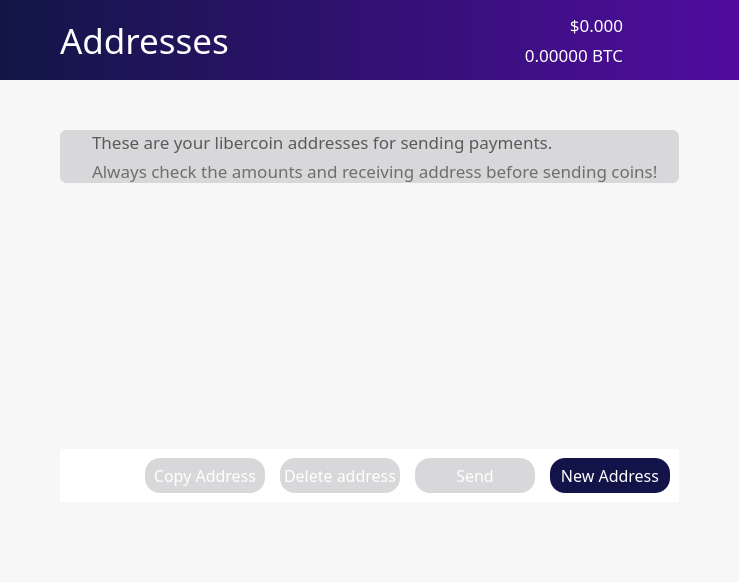
<?xml version="1.0" encoding="UTF-8"?>
<ui version="4.0">
 <class>AddressBookPage</class>
 <widget class="QWidget" name="AddressBookPage">
  <property name="geometry">
   <rect>
    <x>0</x>
    <y>0</y>
    <width>739</width>
    <height>582</height>
   </rect>
  </property>
  <property name="sizePolicy">
   <sizepolicy hsizetype="Preferred" vsizetype="Preferred">
    <horstretch>0</horstretch>
    <verstretch>0</verstretch>
   </sizepolicy>
  </property>
  <property name="minimumSize">
   <size>
    <width>500</width>
    <height>0</height>
   </size>
  </property>
  <property name="palette">
   <palette>
    <active>
     <colorrole role="WindowText">
      <brush brushstyle="SolidPattern">
       <color alpha="255">
        <red>0</red>
        <green>0</green>
        <blue>0</blue>
       </color>
      </brush>
     </colorrole>
     <colorrole role="Button">
      <brush brushstyle="SolidPattern">
       <color alpha="250">
        <red>247</red>
        <green>247</green>
        <blue>247</blue>
       </color>
      </brush>
     </colorrole>
     <colorrole role="Midlight">
      <brush brushstyle="SolidPattern">
       <color alpha="255">
        <red>255</red>
        <green>255</green>
        <blue>255</blue>
       </color>
      </brush>
     </colorrole>
     <colorrole role="Dark">
      <brush brushstyle="SolidPattern">
       <color alpha="255">
        <red>225</red>
        <green>225</green>
        <blue>225</blue>
       </color>
      </brush>
     </colorrole>
     <colorrole role="Mid">
      <brush brushstyle="SolidPattern">
       <color alpha="255">
        <red>0</red>
        <green>0</green>
        <blue>255</blue>
       </color>
      </brush>
     </colorrole>
     <colorrole role="Text">
      <brush brushstyle="SolidPattern">
       <color alpha="255">
        <red>0</red>
        <green>0</green>
        <blue>0</blue>
       </color>
      </brush>
     </colorrole>
     <colorrole role="BrightText">
      <brush brushstyle="SolidPattern">
       <color alpha="255">
        <red>255</red>
        <green>128</green>
        <blue>0</blue>
       </color>
      </brush>
     </colorrole>
     <colorrole role="ButtonText">
      <brush brushstyle="SolidPattern">
       <color alpha="255">
        <red>0</red>
        <green>0</green>
        <blue>0</blue>
       </color>
      </brush>
     </colorrole>
     <colorrole role="Base">
      <brush brushstyle="SolidPattern">
       <color alpha="250">
        <red>247</red>
        <green>247</green>
        <blue>247</blue>
       </color>
      </brush>
     </colorrole>
     <colorrole role="Window">
      <brush brushstyle="SolidPattern">
       <color alpha="250">
        <red>247</red>
        <green>247</green>
        <blue>247</blue>
       </color>
      </brush>
     </colorrole>
    </active>
    <inactive>
     <colorrole role="WindowText">
      <brush brushstyle="SolidPattern">
       <color alpha="255">
        <red>0</red>
        <green>0</green>
        <blue>0</blue>
       </color>
      </brush>
     </colorrole>
     <colorrole role="Button">
      <brush brushstyle="SolidPattern">
       <color alpha="250">
        <red>247</red>
        <green>247</green>
        <blue>247</blue>
       </color>
      </brush>
     </colorrole>
     <colorrole role="Midlight">
      <brush brushstyle="SolidPattern">
       <color alpha="255">
        <red>255</red>
        <green>255</green>
        <blue>255</blue>
       </color>
      </brush>
     </colorrole>
     <colorrole role="Dark">
      <brush brushstyle="SolidPattern">
       <color alpha="255">
        <red>225</red>
        <green>225</green>
        <blue>225</blue>
       </color>
      </brush>
     </colorrole>
     <colorrole role="Mid">
      <brush brushstyle="SolidPattern">
       <color alpha="255">
        <red>0</red>
        <green>0</green>
        <blue>255</blue>
       </color>
      </brush>
     </colorrole>
     <colorrole role="Text">
      <brush brushstyle="SolidPattern">
       <color alpha="255">
        <red>0</red>
        <green>0</green>
        <blue>0</blue>
       </color>
      </brush>
     </colorrole>
     <colorrole role="BrightText">
      <brush brushstyle="SolidPattern">
       <color alpha="255">
        <red>255</red>
        <green>128</green>
        <blue>0</blue>
       </color>
      </brush>
     </colorrole>
     <colorrole role="ButtonText">
      <brush brushstyle="SolidPattern">
       <color alpha="255">
        <red>0</red>
        <green>0</green>
        <blue>0</blue>
       </color>
      </brush>
     </colorrole>
     <colorrole role="Base">
      <brush brushstyle="SolidPattern">
       <color alpha="250">
        <red>247</red>
        <green>247</green>
        <blue>247</blue>
       </color>
      </brush>
     </colorrole>
     <colorrole role="Window">
      <brush brushstyle="SolidPattern">
       <color alpha="250">
        <red>247</red>
        <green>247</green>
        <blue>247</blue>
       </color>
      </brush>
     </colorrole>
    </inactive>
    <disabled>
     <colorrole role="WindowText">
      <brush brushstyle="SolidPattern">
       <color alpha="255">
        <red>225</red>
        <green>225</green>
        <blue>225</blue>
       </color>
      </brush>
     </colorrole>
     <colorrole role="Button">
      <brush brushstyle="SolidPattern">
       <color alpha="250">
        <red>247</red>
        <green>247</green>
        <blue>247</blue>
       </color>
      </brush>
     </colorrole>
     <colorrole role="Midlight">
      <brush brushstyle="SolidPattern">
       <color alpha="255">
        <red>255</red>
        <green>255</green>
        <blue>255</blue>
       </color>
      </brush>
     </colorrole>
     <colorrole role="Dark">
      <brush brushstyle="SolidPattern">
       <color alpha="255">
        <red>225</red>
        <green>225</green>
        <blue>225</blue>
       </color>
      </brush>
     </colorrole>
     <colorrole role="Mid">
      <brush brushstyle="SolidPattern">
       <color alpha="255">
        <red>0</red>
        <green>0</green>
        <blue>255</blue>
       </color>
      </brush>
     </colorrole>
     <colorrole role="Text">
      <brush brushstyle="SolidPattern">
       <color alpha="255">
        <red>225</red>
        <green>225</green>
        <blue>225</blue>
       </color>
      </brush>
     </colorrole>
     <colorrole role="BrightText">
      <brush brushstyle="SolidPattern">
       <color alpha="255">
        <red>255</red>
        <green>128</green>
        <blue>0</blue>
       </color>
      </brush>
     </colorrole>
     <colorrole role="ButtonText">
      <brush brushstyle="SolidPattern">
       <color alpha="255">
        <red>225</red>
        <green>225</green>
        <blue>225</blue>
       </color>
      </brush>
     </colorrole>
     <colorrole role="Base">
      <brush brushstyle="SolidPattern">
       <color alpha="250">
        <red>247</red>
        <green>247</green>
        <blue>247</blue>
       </color>
      </brush>
     </colorrole>
     <colorrole role="Window">
      <brush brushstyle="SolidPattern">
       <color alpha="250">
        <red>247</red>
        <green>247</green>
        <blue>247</blue>
       </color>
      </brush>
     </colorrole>
    </disabled>
   </palette>
  </property>
  <property name="font">
   <font>
    <family>Snell Roundhand</family>
   </font>
  </property>
  <property name="windowTitle">
   <string>Form</string>
  </property>
  <property name="autoFillBackground">
   <bool>false</bool>
  </property>
  <property name="styleSheet">
   <string notr="true">background-color:rgba(247, 247, 247, 250);
border:0;
</string>
  </property>
  <layout class="QVBoxLayout" name="topLayout">
   <property name="spacing">
    <number>0</number>
   </property>
   <property name="leftMargin">
    <number>0</number>
   </property>
   <property name="topMargin">
    <number>0</number>
   </property>
   <property name="rightMargin">
    <number>0</number>
   </property>
   <property name="bottomMargin">
    <number>0</number>
   </property>
   <item>
    <layout class="QHBoxLayout" name="horizontalLayout" stretch="0">
     <property name="spacing">
      <number>0</number>
     </property>
     <item>
      <layout class="QVBoxLayout" name="verticalLayout_2" stretch="0,0,0">
       <item>
        <layout class="QHBoxLayout" name="Nav">
         <property name="spacing">
          <number>0</number>
         </property>
         <property name="sizeConstraint">
          <enum>QLayout::SetDefaultConstraint</enum>
         </property>
         <property name="topMargin">
          <number>0</number>
         </property>
         <item>
          <widget class="QFrame" name="NavBar">
           <property name="sizePolicy">
            <sizepolicy hsizetype="Preferred" vsizetype="Preferred">
             <horstretch>0</horstretch>
             <verstretch>0</verstretch>
            </sizepolicy>
           </property>
           <property name="minimumSize">
            <size>
             <width>0</width>
             <height>80</height>
            </size>
           </property>
           <property name="maximumSize">
            <size>
             <width>16777215</width>
             <height>80</height>
            </size>
           </property>
           <property name="layoutDirection">
            <enum>Qt::LeftToRight</enum>
           </property>
           <property name="autoFillBackground">
            <bool>false</bool>
           </property>
           <property name="styleSheet">
            <string notr="true">background: QLinearGradient(x1: 0, y1: 0, x2: 1, y2: 0, stop: 0 #121646, stop: 1 #510c9f);
border:0;
</string>
           </property>
           <property name="frameShape">
            <enum>QFrame::StyledPanel</enum>
           </property>
           <property name="frameShadow">
            <enum>QFrame::Raised</enum>
           </property>
           <layout class="QHBoxLayout" name="horizontalLayout_3">
            <property name="spacing">
             <number>-1</number>
            </property>
            <property name="leftMargin">
             <number>60</number>
            </property>
            <property name="topMargin">
             <number>0</number>
            </property>
            <property name="rightMargin">
             <number>60</number>
            </property>
            <property name="bottomMargin">
             <number>0</number>
            </property>
            <item>
             <widget class="QLabel" name="label_2">
              <property name="sizePolicy">
               <sizepolicy hsizetype="Preferred" vsizetype="Preferred">
                <horstretch>0</horstretch>
                <verstretch>0</verstretch>
               </sizepolicy>
              </property>
              <property name="font">
               <font>
                <family>ZoinLight</family>
                <pointsize>26</pointsize>
               </font>
              </property>
              <property name="autoFillBackground">
               <bool>false</bool>
              </property>
              <property name="styleSheet">
               <string notr="true">color:white;
background-color: rgba(255, 255, 255,0);</string>
              </property>
              <property name="text">
               <string>Addresses</string>
              </property>
              <property name="indent">
               <number>0</number>
              </property>
             </widget>
            </item>
            <item>
             <layout class="QVBoxLayout" name="verticalLayout_5">
              <item>
               <widget class="QLabel" name="priceUSD">
                <property name="font">
                 <font>
                  <family>ZoinMedium</family>
                  <pointsize>13</pointsize>
                  <weight>50</weight>
                  <bold>false</bold>
                 </font>
                </property>
                <property name="styleSheet">
                 <string notr="true">background-color: rgb(0,0,0,0);
color: white;</string>
                </property>
                <property name="text">
                 <string>$0.000</string>
                </property>
                <property name="alignment">
                 <set>Qt::AlignBottom|Qt::AlignRight|Qt::AlignTrailing</set>
                </property>
               </widget>
              </item>
              <item>
               <widget class="QLabel" name="priceBTC">
                <property name="font">
                 <font>
                  <family>ZoinLight</family>
                  <pointsize>13</pointsize>
                 </font>
                </property>
                <property name="styleSheet">
                 <string notr="true">background-color: rgb(0,0,0,0);
color: white;</string>
                </property>
                <property name="text">
                 <string>0.00000 BTC</string>
                </property>
                <property name="alignment">
                 <set>Qt::AlignRight|Qt::AlignTop|Qt::AlignTrailing</set>
                </property>
               </widget>
              </item>
             </layout>
            </item>
            <item>
             <widget class="QPushButton" name="pushButton">
              <property name="maximumSize">
               <size>
                <width>50</width>
                <height>80</height>
               </size>
              </property>
              <property name="styleSheet">
               <string notr="true">background: rgb(0,0,0,0)</string>
              </property>
              <property name="text">
               <string/>
              </property>
              <property name="icon">
               <iconset resource="../bitcoin.qrc">
                <normaloff>:/icons/Exports_45</normaloff>:/icons/Exports_45</iconset>
              </property>
              <property name="iconSize">
               <size>
                <width>70</width>
                <height>70</height>
               </size>
              </property>
             </widget>
            </item>
           </layout>
          </widget>
         </item>
        </layout>
       </item>
       <item>
        <widget class="QFrame" name="frame">
         <property name="palette">
          <palette>
           <active>
            <colorrole role="Button">
             <brush brushstyle="SolidPattern">
              <color alpha="250">
               <red>247</red>
               <green>247</green>
               <blue>247</blue>
              </color>
             </brush>
            </colorrole>
            <colorrole role="Base">
             <brush brushstyle="SolidPattern">
              <color alpha="250">
               <red>247</red>
               <green>247</green>
               <blue>247</blue>
              </color>
             </brush>
            </colorrole>
            <colorrole role="Window">
             <brush brushstyle="SolidPattern">
              <color alpha="250">
               <red>247</red>
               <green>247</green>
               <blue>247</blue>
              </color>
             </brush>
            </colorrole>
           </active>
           <inactive>
            <colorrole role="Button">
             <brush brushstyle="SolidPattern">
              <color alpha="250">
               <red>247</red>
               <green>247</green>
               <blue>247</blue>
              </color>
             </brush>
            </colorrole>
            <colorrole role="Base">
             <brush brushstyle="SolidPattern">
              <color alpha="250">
               <red>247</red>
               <green>247</green>
               <blue>247</blue>
              </color>
             </brush>
            </colorrole>
            <colorrole role="Window">
             <brush brushstyle="SolidPattern">
              <color alpha="250">
               <red>247</red>
               <green>247</green>
               <blue>247</blue>
              </color>
             </brush>
            </colorrole>
           </inactive>
           <disabled>
            <colorrole role="Button">
             <brush brushstyle="SolidPattern">
              <color alpha="250">
               <red>247</red>
               <green>247</green>
               <blue>247</blue>
              </color>
             </brush>
            </colorrole>
            <colorrole role="Base">
             <brush brushstyle="SolidPattern">
              <color alpha="250">
               <red>247</red>
               <green>247</green>
               <blue>247</blue>
              </color>
             </brush>
            </colorrole>
            <colorrole role="Window">
             <brush brushstyle="SolidPattern">
              <color alpha="250">
               <red>247</red>
               <green>247</green>
               <blue>247</blue>
              </color>
             </brush>
            </colorrole>
           </disabled>
          </palette>
         </property>
         <property name="styleSheet">
          <string notr="true"/>
         </property>
         <property name="frameShape">
          <enum>QFrame::NoFrame</enum>
         </property>
         <property name="frameShadow">
          <enum>QFrame::Raised</enum>
         </property>
         <property name="lineWidth">
          <number>1</number>
         </property>
         <property name="midLineWidth">
          <number>0</number>
         </property>
         <layout class="QVBoxLayout" name="verticalLayout_4">
          <property name="spacing">
           <number>0</number>
          </property>
          <property name="leftMargin">
           <number>60</number>
          </property>
          <property name="topMargin">
           <number>50</number>
          </property>
          <property name="rightMargin">
           <number>60</number>
          </property>
          <property name="bottomMargin">
           <number>0</number>
          </property>
          <item>
           <widget class="QFrame" name="balance_frame">
            <property name="enabled">
             <bool>true</bool>
            </property>
            <property name="palette">
             <palette>
              <active>
               <colorrole role="Button">
                <brush brushstyle="SolidPattern">
                 <color alpha="255">
                  <red>216</red>
                  <green>216</green>
                  <blue>219</blue>
                 </color>
                </brush>
               </colorrole>
               <colorrole role="Base">
                <brush brushstyle="SolidPattern">
                 <color alpha="255">
                  <red>216</red>
                  <green>216</green>
                  <blue>219</blue>
                 </color>
                </brush>
               </colorrole>
               <colorrole role="Window">
                <brush brushstyle="SolidPattern">
                 <color alpha="255">
                  <red>216</red>
                  <green>216</green>
                  <blue>219</blue>
                 </color>
                </brush>
               </colorrole>
              </active>
              <inactive>
               <colorrole role="Button">
                <brush brushstyle="SolidPattern">
                 <color alpha="255">
                  <red>216</red>
                  <green>216</green>
                  <blue>219</blue>
                 </color>
                </brush>
               </colorrole>
               <colorrole role="Base">
                <brush brushstyle="SolidPattern">
                 <color alpha="255">
                  <red>216</red>
                  <green>216</green>
                  <blue>219</blue>
                 </color>
                </brush>
               </colorrole>
               <colorrole role="Window">
                <brush brushstyle="SolidPattern">
                 <color alpha="255">
                  <red>216</red>
                  <green>216</green>
                  <blue>219</blue>
                 </color>
                </brush>
               </colorrole>
              </inactive>
              <disabled>
               <colorrole role="Button">
                <brush brushstyle="SolidPattern">
                 <color alpha="255">
                  <red>216</red>
                  <green>216</green>
                  <blue>219</blue>
                 </color>
                </brush>
               </colorrole>
               <colorrole role="Base">
                <brush brushstyle="SolidPattern">
                 <color alpha="255">
                  <red>216</red>
                  <green>216</green>
                  <blue>219</blue>
                 </color>
                </brush>
               </colorrole>
               <colorrole role="Window">
                <brush brushstyle="SolidPattern">
                 <color alpha="255">
                  <red>216</red>
                  <green>216</green>
                  <blue>219</blue>
                 </color>
                </brush>
               </colorrole>
              </disabled>
             </palette>
            </property>
            <property name="contextMenuPolicy">
             <enum>Qt::DefaultContextMenu</enum>
            </property>
            <property name="styleSheet">
             <string notr="true">background-color: rgb(216, 216, 219);
border:0;
border-radius:7px;
border-style:solid;</string>
            </property>
            <property name="frameShape">
             <enum>QFrame::StyledPanel</enum>
            </property>
            <property name="frameShadow">
             <enum>QFrame::Plain</enum>
            </property>
            <property name="lineWidth">
             <number>1</number>
            </property>
            <layout class="QHBoxLayout" name="horizontalLayout_4">
             <property name="spacing">
              <number>0</number>
             </property>
             <property name="sizeConstraint">
              <enum>QLayout::SetDefaultConstraint</enum>
             </property>
             <property name="leftMargin">
              <number>0</number>
             </property>
             <property name="topMargin">
              <number>0</number>
             </property>
             <property name="rightMargin">
              <number>0</number>
             </property>
             <property name="bottomMargin">
              <number>0</number>
             </property>
             <item>
              <widget class="QPushButton" name="pushButton_3">
               <property name="sizePolicy">
                <sizepolicy hsizetype="Fixed" vsizetype="Preferred">
                 <horstretch>0</horstretch>
                 <verstretch>0</verstretch>
                </sizepolicy>
               </property>
               <property name="minimumSize">
                <size>
                 <width>0</width>
                 <height>0</height>
                </size>
               </property>
               <property name="text">
                <string/>
               </property>
               <property name="icon">
                <iconset resource="../bitcoin.qrc">
                 <normaloff>:/icons/Exports_47</normaloff>:/icons/Exports_47</iconset>
               </property>
               <property name="iconSize">
                <size>
                 <width>70</width>
                 <height>70</height>
                </size>
               </property>
              </widget>
             </item>
             <item>
              <layout class="QVBoxLayout" name="verticalLayout_6">
               <property name="spacing">
                <number>5</number>
               </property>
               <property name="leftMargin">
                <number>0</number>
               </property>
               <property name="topMargin">
                <number>0</number>
               </property>
               <property name="bottomMargin">
                <number>0</number>
               </property>
               <item>
                <widget class="QLabel" name="label_3">
                 <property name="enabled">
                  <bool>false</bool>
                 </property>
                 <property name="sizePolicy">
                  <sizepolicy hsizetype="Preferred" vsizetype="Preferred">
                   <horstretch>0</horstretch>
                   <verstretch>0</verstretch>
                  </sizepolicy>
                 </property>
                 <property name="font">
                  <font>
                   <family>ZoinMedium</family>
                   <pointsize>13</pointsize>
                   <weight>50</weight>
                   <bold>false</bold>
                  </font>
                 </property>
                 <property name="layoutDirection">
                  <enum>Qt::LeftToRight</enum>
                 </property>
                 <property name="autoFillBackground">
                  <bool>false</bool>
                 </property>
                 <property name="styleSheet">
                  <string notr="true">color: rgb(90, 90, 90);</string>
                 </property>
                 <property name="text">
                  <string>These are your libercoin addresses for sending payments.</string>
                 </property>
                 <property name="alignment">
                  <set>Qt::AlignBottom|Qt::AlignLeading|Qt::AlignLeft</set>
                 </property>
                 <property name="indent">
                  <number>-1</number>
                 </property>
                </widget>
               </item>
               <item>
                <widget class="QLabel" name="labelUnconfirmed">
                 <property name="enabled">
                  <bool>false</bool>
                 </property>
                 <property name="sizePolicy">
                  <sizepolicy hsizetype="Preferred" vsizetype="Preferred">
                   <horstretch>0</horstretch>
                   <verstretch>0</verstretch>
                  </sizepolicy>
                 </property>
                 <property name="font">
                  <font>
                   <family>ZoinLight</family>
                   <pointsize>13</pointsize>
                   <weight>50</weight>
                   <bold>false</bold>
                  </font>
                 </property>
                 <property name="cursor">
                  <cursorShape>IBeamCursor</cursorShape>
                 </property>
                 <property name="toolTip">
                  <string>Total of transactions that have yet to be confirmed, and do not yet count toward the current balance</string>
                 </property>
                 <property name="layoutDirection">
                  <enum>Qt::LeftToRight</enum>
                 </property>
                 <property name="styleSheet">
                  <string notr="true">color: rgb(110, 110, 110);</string>
                 </property>
                 <property name="text">
                  <string notr="true">Always check the amounts and receiving address before sending coins!</string>
                 </property>
                 <property name="alignment">
                  <set>Qt::AlignLeading|Qt::AlignLeft|Qt::AlignTop</set>
                 </property>
                 <property name="textInteractionFlags">
                  <set>Qt::LinksAccessibleByMouse|Qt::TextSelectableByKeyboard|Qt::TextSelectableByMouse</set>
                 </property>
                </widget>
               </item>
              </layout>
             </item>
            </layout>
           </widget>
          </item>
          <item>
           <layout class="QVBoxLayout" name="verticalLayout_11">
            <property name="topMargin">
             <number>30</number>
            </property>
           </layout>
          </item>
          <item>
           <widget class="QFrame" name="frame_4">
            <property name="palette">
             <palette>
              <active>
               <colorrole role="Button">
                <brush brushstyle="SolidPattern">
                 <color alpha="250">
                  <red>247</red>
                  <green>247</green>
                  <blue>247</blue>
                 </color>
                </brush>
               </colorrole>
               <colorrole role="Base">
                <brush brushstyle="SolidPattern">
                 <color alpha="250">
                  <red>247</red>
                  <green>247</green>
                  <blue>247</blue>
                 </color>
                </brush>
               </colorrole>
               <colorrole role="Window">
                <brush brushstyle="SolidPattern">
                 <color alpha="250">
                  <red>247</red>
                  <green>247</green>
                  <blue>247</blue>
                 </color>
                </brush>
               </colorrole>
              </active>
              <inactive>
               <colorrole role="Button">
                <brush brushstyle="SolidPattern">
                 <color alpha="250">
                  <red>247</red>
                  <green>247</green>
                  <blue>247</blue>
                 </color>
                </brush>
               </colorrole>
               <colorrole role="Base">
                <brush brushstyle="SolidPattern">
                 <color alpha="250">
                  <red>247</red>
                  <green>247</green>
                  <blue>247</blue>
                 </color>
                </brush>
               </colorrole>
               <colorrole role="Window">
                <brush brushstyle="SolidPattern">
                 <color alpha="250">
                  <red>247</red>
                  <green>247</green>
                  <blue>247</blue>
                 </color>
                </brush>
               </colorrole>
              </inactive>
              <disabled>
               <colorrole role="Button">
                <brush brushstyle="SolidPattern">
                 <color alpha="250">
                  <red>247</red>
                  <green>247</green>
                  <blue>247</blue>
                 </color>
                </brush>
               </colorrole>
               <colorrole role="Base">
                <brush brushstyle="SolidPattern">
                 <color alpha="250">
                  <red>247</red>
                  <green>247</green>
                  <blue>247</blue>
                 </color>
                </brush>
               </colorrole>
               <colorrole role="Window">
                <brush brushstyle="SolidPattern">
                 <color alpha="250">
                  <red>247</red>
                  <green>247</green>
                  <blue>247</blue>
                 </color>
                </brush>
               </colorrole>
              </disabled>
             </palette>
            </property>
            <property name="styleSheet">
             <string notr="true">border:0;</string>
            </property>
            <property name="frameShape">
             <enum>QFrame::StyledPanel</enum>
            </property>
            <property name="frameShadow">
             <enum>QFrame::Raised</enum>
            </property>
            <layout class="QVBoxLayout" name="verticalLayout">
             <property name="spacing">
              <number>0</number>
             </property>
             <property name="leftMargin">
              <number>0</number>
             </property>
             <property name="topMargin">
              <number>0</number>
             </property>
             <property name="rightMargin">
              <number>0</number>
             </property>
             <property name="bottomMargin">
              <number>0</number>
             </property>
             <item>
              <widget class="QTableView" name="tableView">
               <property name="palette">
                <palette>
                 <active>
                  <colorrole role="Button">
                   <brush brushstyle="SolidPattern">
                    <color alpha="255">
                     <red>255</red>
                     <green>255</green>
                     <blue>255</blue>
                    </color>
                   </brush>
                  </colorrole>
                  <colorrole role="Base">
                   <brush brushstyle="SolidPattern">
                    <color alpha="255">
                     <red>255</red>
                     <green>255</green>
                     <blue>255</blue>
                    </color>
                   </brush>
                  </colorrole>
                  <colorrole role="Window">
                   <brush brushstyle="SolidPattern">
                    <color alpha="255">
                     <red>255</red>
                     <green>255</green>
                     <blue>255</blue>
                    </color>
                   </brush>
                  </colorrole>
                 </active>
                 <inactive>
                  <colorrole role="Button">
                   <brush brushstyle="SolidPattern">
                    <color alpha="255">
                     <red>255</red>
                     <green>255</green>
                     <blue>255</blue>
                    </color>
                   </brush>
                  </colorrole>
                  <colorrole role="Base">
                   <brush brushstyle="SolidPattern">
                    <color alpha="255">
                     <red>255</red>
                     <green>255</green>
                     <blue>255</blue>
                    </color>
                   </brush>
                  </colorrole>
                  <colorrole role="Window">
                   <brush brushstyle="SolidPattern">
                    <color alpha="255">
                     <red>255</red>
                     <green>255</green>
                     <blue>255</blue>
                    </color>
                   </brush>
                  </colorrole>
                 </inactive>
                 <disabled>
                  <colorrole role="Button">
                   <brush brushstyle="SolidPattern">
                    <color alpha="255">
                     <red>255</red>
                     <green>255</green>
                     <blue>255</blue>
                    </color>
                   </brush>
                  </colorrole>
                  <colorrole role="Base">
                   <brush brushstyle="SolidPattern">
                    <color alpha="255">
                     <red>255</red>
                     <green>255</green>
                     <blue>255</blue>
                    </color>
                   </brush>
                  </colorrole>
                  <colorrole role="Window">
                   <brush brushstyle="SolidPattern">
                    <color alpha="255">
                     <red>255</red>
                     <green>255</green>
                     <blue>255</blue>
                    </color>
                   </brush>
                  </colorrole>
                 </disabled>
                </palette>
               </property>
               <property name="font">
                <font>
                 <family>ZoinRegular</family>
                 <pointsize>12</pointsize>
                </font>
               </property>
               <property name="styleSheet">
                <string notr="true">background-color: rgb(255, 255, 255); border:0;
QTableView::item{font-size:16px;height:30px;} 
QHeaderView::section {font-size:16px;color:white;height:40px; background-color:red; border: 0;}
QHeaderView {background: QLinearGradient(x1: 0, y1: 0, x2: 1, y2: 0, stop: 0 #121548, stop: 1 #4a0e95);}
</string>
               </property>
               <property name="lineWidth">
                <number>0</number>
               </property>
               <property name="showDropIndicator" stdset="0">
                <bool>false</bool>
               </property>
               <property name="selectionBehavior">
                <enum>QAbstractItemView::SelectRows</enum>
               </property>
               <property name="showGrid">
                <bool>false</bool>
               </property>
               <property name="gridStyle">
                <enum>Qt::NoPen</enum>
               </property>
               <property name="wordWrap">
                <bool>false</bool>
               </property>
               <property name="cornerButtonEnabled">
                <bool>false</bool>
               </property>
               <attribute name="horizontalHeaderVisible">
                <bool>true</bool>
               </attribute>
               <attribute name="verticalHeaderVisible">
                <bool>false</bool>
               </attribute>
               <attribute name="verticalHeaderHighlightSections">
                <bool>false</bool>
               </attribute>
              </widget>
             </item>
             <item>
              <widget class="QFrame" name="frame_3">
               <property name="styleSheet">
                <string notr="true">color:white;
background-color: rgb(255,255,255);
border:0;
</string>
               </property>
               <property name="frameShape">
                <enum>QFrame::StyledPanel</enum>
               </property>
               <property name="frameShadow">
                <enum>QFrame::Raised</enum>
               </property>
               <layout class="QHBoxLayout" name="horizontalLayout_5">
                <property name="spacing">
                 <number>15</number>
                </property>
                <item>
                 <spacer name="horizontalSpacer">
                  <property name="orientation">
                   <enum>Qt::Horizontal</enum>
                  </property>
                  <property name="sizeHint" stdset="0">
                   <size>
                    <width>40</width>
                    <height>20</height>
                   </size>
                  </property>
                 </spacer>
                </item>
                <item>
                 <widget class="QPushButton" name="copyAddress">
                  <property name="sizePolicy">
                   <sizepolicy hsizetype="Fixed" vsizetype="Fixed">
                    <horstretch>0</horstretch>
                    <verstretch>0</verstretch>
                   </sizepolicy>
                  </property>
                  <property name="font">
                   <font>
                    <family>ZoinRegular</family>
                    <pointsize>12</pointsize>
                    <weight>50</weight>
                    <bold>false</bold>
                   </font>
                  </property>
                  <property name="styleSheet">
                   <string notr="true">background-color: rgb(216, 216, 219);
color: white;
border-radius:15px;
height:35px;
width:120px;
border-color:gray;
border-width:0px;
border-style:solid;</string>
                  </property>
                  <property name="text">
                   <string>Copy Address</string>
                  </property>
                 </widget>
                </item>
                <item>
                 <widget class="QPushButton" name="deleteAddress">
                  <property name="sizePolicy">
                   <sizepolicy hsizetype="Fixed" vsizetype="Fixed">
                    <horstretch>0</horstretch>
                    <verstretch>0</verstretch>
                   </sizepolicy>
                  </property>
                  <property name="font">
                   <font>
                    <family>ZoinRegular</family>
                    <pointsize>12</pointsize>
                    <weight>50</weight>
                    <bold>false</bold>
                   </font>
                  </property>
                  <property name="styleSheet">
                   <string notr="true">background-color: rgb(216, 216, 219);
color: white;
border-radius:15px;
height:35px;
width:120px;
border-color:gray;
border-width:0px;
border-style:solid;</string>
                  </property>
                  <property name="text">
                   <string>Delete address</string>
                  </property>
                 </widget>
                </item>
                <item>
                 <widget class="QPushButton" name="sendAddress">
                  <property name="sizePolicy">
                   <sizepolicy hsizetype="Fixed" vsizetype="Fixed">
                    <horstretch>0</horstretch>
                    <verstretch>0</verstretch>
                   </sizepolicy>
                  </property>
                  <property name="font">
                   <font>
                    <family>ZoinRegular</family>
                    <pointsize>12</pointsize>
                    <weight>50</weight>
                    <bold>false</bold>
                   </font>
                  </property>
                  <property name="styleSheet">
                   <string notr="true">background-color: rgb(216, 216, 219);
color: white;
border-radius:15px;
height:35px;
width:120px;
border-color:gray;
border-width:0px;
border-style:solid;
</string>
                  </property>
                  <property name="text">
                   <string>Send</string>
                  </property>
                 </widget>
                </item>
                <item>
                 <widget class="QPushButton" name="newAddress">
                  <property name="sizePolicy">
                   <sizepolicy hsizetype="Fixed" vsizetype="Fixed">
                    <horstretch>0</horstretch>
                    <verstretch>0</verstretch>
                   </sizepolicy>
                  </property>
                  <property name="font">
                   <font>
                    <family>ZoinRegular</family>
                    <pointsize>12</pointsize>
                    <weight>50</weight>
                    <bold>false</bold>
                   </font>
                  </property>
                  <property name="styleSheet">
                   <string notr="true">background-color: #121349;
color: white;
border-radius:15px;
height:35px;
width:120px;
border-color:gray;
border-width:0px;
border-style:solid;
</string>
                  </property>
                  <property name="text">
                   <string>New Address</string>
                  </property>
                 </widget>
                </item>
               </layout>
              </widget>
             </item>
            </layout>
           </widget>
          </item>
          <item>
           <layout class="QHBoxLayout" name="horizontalLayout_7">
            <property name="spacing">
             <number>0</number>
            </property>
            <property name="topMargin">
             <number>0</number>
            </property>
            <item>
             <spacer name="horizontalSpacer_2">
              <property name="orientation">
               <enum>Qt::Horizontal</enum>
              </property>
              <property name="sizeHint" stdset="0">
               <size>
                <width>40</width>
                <height>20</height>
               </size>
              </property>
             </spacer>
            </item>
           </layout>
          </item>
         </layout>
        </widget>
       </item>
       <item>
        <widget class="QWidget" name="StatusBar" native="true">
         <property name="sizePolicy">
          <sizepolicy hsizetype="Preferred" vsizetype="Preferred">
           <horstretch>0</horstretch>
           <verstretch>0</verstretch>
          </sizepolicy>
         </property>
         <property name="minimumSize">
          <size>
           <width>0</width>
           <height>0</height>
          </size>
         </property>
         <property name="styleSheet">
          <string notr="true">background-color:rgba(247, 247, 247, 250);</string>
         </property>
         <layout class="QHBoxLayout" name="horizontalLayout_8">
          <property name="spacing">
           <number>10</number>
          </property>
          <property name="leftMargin">
           <number>60</number>
          </property>
          <property name="topMargin">
           <number>30</number>
          </property>
          <property name="rightMargin">
           <number>60</number>
          </property>
          <property name="bottomMargin">
           <number>30</number>
          </property>
          <item>
           <layout class="QVBoxLayout" name="statusText">
            <property name="spacing">
             <number>0</number>
            </property>
            <property name="topMargin">
             <number>0</number>
            </property>
            <property name="bottomMargin">
             <number>0</number>
            </property>
           </layout>
          </item>
          <item>
           <layout class="QHBoxLayout" name="statusBar">
            <property name="topMargin">
             <number>0</number>
            </property>
            <property name="bottomMargin">
             <number>0</number>
            </property>
           </layout>
          </item>
         </layout>
        </widget>
       </item>
      </layout>
     </item>
    </layout>
   </item>
  </layout>
 </widget>
 <resources>
  <include location="../bitcoin.qrc"/>
 </resources>
 <connections/>
</ui>
